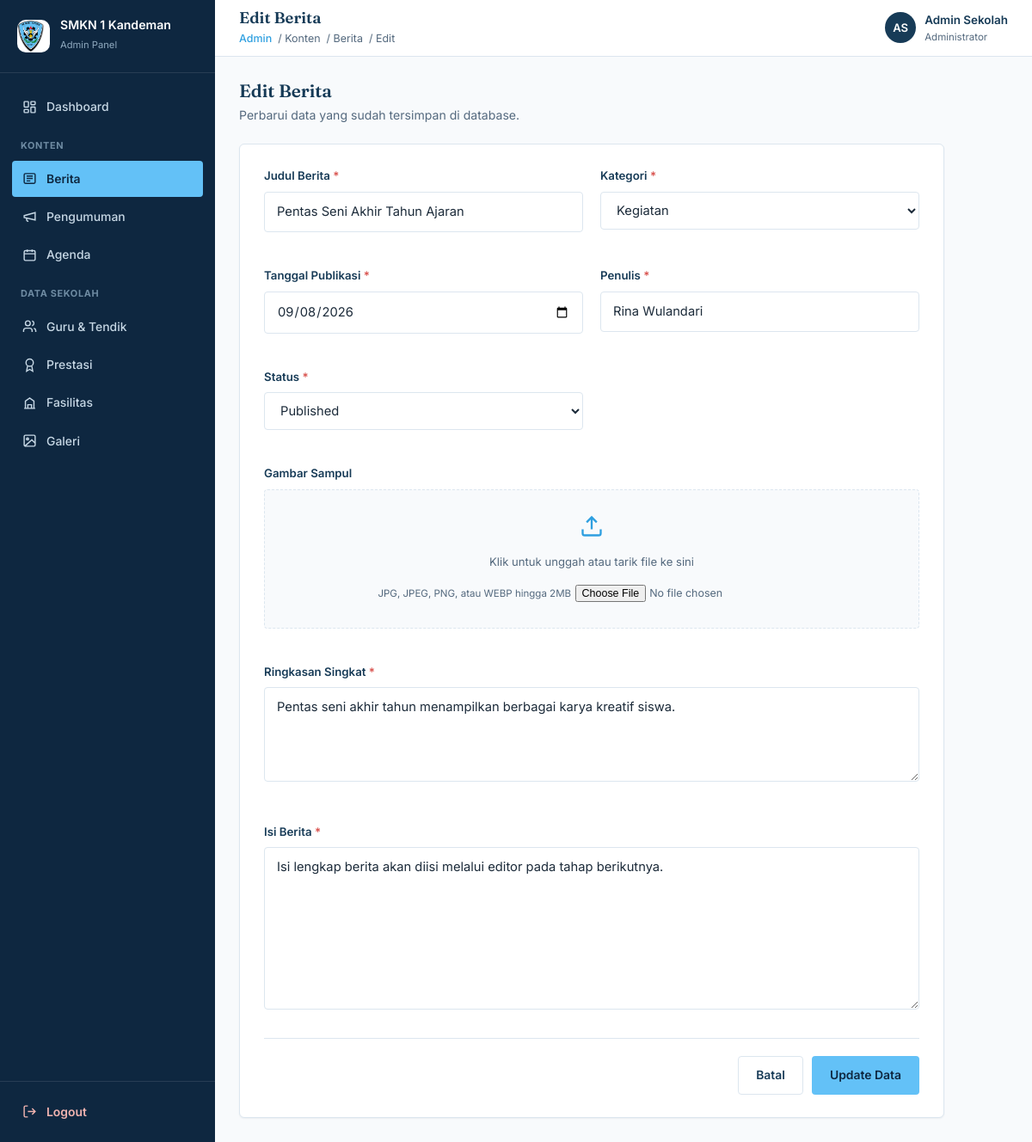
/admin/berita/edit.php?id=2 (signed in), run on the app's committed database.
### tables this page shows
CREATE TABLE IF NOT EXISTS berita (
    id INT UNSIGNED AUTO_INCREMENT PRIMARY KEY,
    judul VARCHAR(200) NOT NULL,
    kategori ENUM('Akademik','Kegiatan','Prestasi','Pengumuman') NOT NULL DEFAULT 'Kegiatan',
    penulis VARCHAR(100) NOT NULL,
    tanggal DATE NOT NULL,
    gambar VARCHAR(255) DEFAULT NULL,
    ringkasan TEXT,
    isi LONGTEXT,
    status ENUM('Published','Draft') NOT NULL DEFAULT 'Draft',
    created_at TIMESTAMP DEFAULT CURRENT_TIMESTAMP,
    updated_at TIMESTAMP DEFAULT CURRENT_TIMESTAMP ON UPDATE CURRENT_TIMESTAMP
);

### admin/berita/edit.php (the view, shortened to what this page needs)
<?php
require_once '../../config/koneksi.php';
$id = isset($_GET['id']) ? intval($_GET['id']) : (isset($_POST['id']) ? intval($_POST['id']) : 0);
$errors = [];
if ($_SERVER['REQUEST_METHOD'] === 'POST') {
    $judul = trim($_POST['judul'] ?? '');
    $kategori = trim($_POST['kategori'] ?? '');
    $tanggal = trim($_POST['tanggal'] ?? '');
    $penulis = trim($_POST['penulis'] ?? '');
    $status = trim($_POST['status'] ?? '');
    $ringkasan = trim($_POST['ringkasan'] ?? '');
    $isi = trim($_POST['isi'] ?? '');
    $gambar = handle_upload('gambar', __DIR__ . '/../uploads/berita/', $_POST['old_gambar'] ?? null);
    if ($judul === '') {
        $errors[] = 'Judul Berita wajib diisi.';
    }
    if ($kategori === '') {
        $errors[] = 'Kategori wajib diisi.';
    }
    if ($tanggal === '') {
        $errors[] = 'Tanggal Publikasi wajib diisi.';
    }
    if ($penulis === '') {
        $errors[] = 'Penulis wajib diisi.';
    }
    if ($status === '') {
        $errors[] = 'Status wajib diisi.';
    }
    if ($ringkasan === '') {
        $errors[] = 'Ringkasan Singkat wajib diisi.';
    }
    if ($isi === '') {
        $errors[] = 'Isi Berita wajib diisi.';
    }
    if (empty($errors)) {
        $stmt = mysqli_prepare($koneksi, "UPDATE berita SET judul = ?, kategori = ?, tanggal = ?, penulis = ?, status = ?, gambar = ?, ringkasan = ?, isi = ? WHERE id = ?");
        mysqli_stmt_bind_param($stmt, "ssssssssi", $judul, $kategori, $tanggal, $penulis, $status, $gambar, $ringkasan, $isi, $id);
        if (mysqli_stmt_execute($stmt)) {
            header('Location: index.php?msg=edit_sukses');
            exit;
        } else {
            $errors[] = 'Gagal memperbarui data: ' . mysqli_error($koneksi);
        }
    }
    $data = $_POST;
} else {
    $result = mysqli_query($koneksi, "SELECT * FROM berita WHERE id = " . $id . " LIMIT 1");
    $row = mysqli_fetch_assoc($result);
    $data = $row;
}
include '../includes/header.php';
include '../includes/sidebar.php';
?>
<div class="main-area">
    <?php include '../includes/topbar.php'; ?>
    <div class="content">
        <div class="page-head">
            <div>
                <h2>Edit Berita</h2>
                <p>Perbarui data yang sudah tersimpan di database.</p>
            </div>
        </div>
        <form class="form-panel" action="edit.php?id=<?php echo $id; ?>" method="post" enctype="multipart/form-data" autocomplete="off">
            <div class="form-grid">
                <div class="form-group">
                    <label for="judul">Judul Berita <span style="color:var(--danger);">*</span></label>
                    <input type="text" id="judul" name="judul" class="field-input" placeholder="Masukkan judul berita" value="<?php echo htmlspecialchars($data['judul'] ?? ''); ?>" required>
                </div>
                <div class="form-group">
                    <label for="kategori">Kategori <span style="color:var(--danger);">*</span></label>
                    <select id="kategori" name="kategori" class="field-input" required>
                        <option value="Kegiatan" <?php echo ((($data['kategori'] ?? '')) === 'Kegiatan') ? 'selected' : ''; ?>>Kegiatan</option>
                    </select>
                </div>
                <div class="form-group">
                    <label for="tanggal">Tanggal Publikasi <span style="color:var(--danger);">*</span></label>
                    <input type="date" id="tanggal" name="tanggal" class="field-input" value="<?php echo htmlspecialchars($data['tanggal'] ?? ''); ?>" required>
                </div>
                <div class="form-group">
                    <label for="penulis">Penulis <span style="color:var(--danger);">*</span></label>
                    <input type="text" id="penulis" name="penulis" class="field-input" placeholder="Nama penulis" value="<?php echo htmlspecialchars($data['penulis'] ?? ''); ?>" required>
                </div>
                <div class="form-group">
                    <label for="status">Status <span style="color:var(--danger);">*</span></label>
                    <select id="status" name="status" class="field-input" required>
                        <option value="Published" <?php echo ((($data['status'] ?? '')) === 'Published') ? 'selected' : ''; ?>>Published</option>
                    </select>
                </div>
                <div class="form-group full">
                    <label>Gambar Sampul</label>
                    <div class="upload-box">
                        <svg viewBox="0 0 24 24" fill="none" stroke="currentColor" stroke-width="2"><path d="M21 15v4a2 2 0 0 1-2 2H5a2 2 0 0 1-2-2v-4"/><path d="M17 8l-5-5-5 5"/><path d="M12 3v12"/></svg>
                        <p>Klik untuk unggah atau tarik file ke sini</p>
                        <span>JPG, JPEG, PNG, atau WEBP hingga 2MB</span>
                        <input type="file" name="gambar" accept=".jpg,.jpeg,.png,.webp" style="margin-top:12px;font-size:.78rem;">
                    </div>
                </div>
                <div class="form-group full">
                    <label for="ringkasan">Ringkasan Singkat <span style="color:var(--danger);">*</span></label>
                    <textarea id="ringkasan" name="ringkasan" class="field-input" placeholder="Ringkasan singkat yang tampil di daftar berita" rows="3" required><?php echo htmlspecialchars($data['ringkasan'] ?? ''); ?></textarea>
                </div>
                <div class="form-group full">
                    <label for="isi">Isi Berita <span style="color:var(--danger);">*</span></label>
                    <textarea id="isi" name="isi" class="field-input" placeholder="Tulis isi lengkap berita di sini..." rows="7" required><?php echo htmlspecialchars($data['isi'] ?? ''); ?></textarea>
                </div>
            </div>
            <div class="form-actions">
                <a href="index.php" class="btn btn-outline">Batal</a>
                <button type="submit" class="btn btn-primary">Update Data</button>
            </div>
        </form>
    </div>
<?php include '../includes/footer.php'; ?>

### admin/assets/css/admin.css (style rules this page uses)
:root { --navy:#173B57; --navy-dark:#0E2740; --navy-soft:#2C5578; --sky:#63C1F7; --sky-dark:#2E9FE0; --bg:#F8FAFC; --white:#FFFFFF; --ink:#1C2B3A; --text-secondary:#54697E; --border:#DCE6EF; --shadow: 0 1px 2px rgba(15,39,64,.06); --shadow-md: 0 4px 14px rgba(15,39,64,.08); --radius-lg: 6px; --radius-md: 4px; --danger:#D9534F; --danger-soft:#FBEAE9; --success:#2E9E5B; --success-soft:#E7F6ED; --warning:#C98A1F; --warning-soft:#FBF3E3; --sidebar-w: 250px; --topbar-h: 66px; }
* { box-sizing:border-box; }
button,input,textarea,select { font:inherit; }
button { margin:0;cursor:pointer; }
html { scroll-behavior:smooth; }
body { margin:0; font-family:'Inter',Arial,sans-serif; color:var(--ink); background:var(--bg); line-height:1.6; -webkit-font-smoothing:antialiased; }
h1,h2,h3,h4 { font-family:'Fraunces',Georgia,serif; color:var(--navy); margin:0; line-height:1.2; font-weight:600; }
p { margin:0; }
a { color:inherit;text-decoration:none; }
.field-input { width:100%; padding:11px 14px; border:1.5px solid var(--border); border-radius:var(--radius-md); background:var(--white); font-size:.92rem; color:var(--ink); transition:border-color .15s ease; }
.btn { display:inline-flex;align-items:center;justify-content:center;gap:8px; padding:10px 20px;border-radius:var(--radius-md); font-weight:600;font-size:.87rem; border:1.5px solid transparent;cursor:pointer; transition:background .15s ease, color .15s ease, border-color .15s ease; white-space:nowrap; }
.btn-primary { background:var(--sky);color:var(--navy-dark); }
.btn-outline { border-color:var(--border);color:var(--navy);background:var(--white); }
.main-area { flex:1; margin-left:var(--sidebar-w); display:flex; flex-direction:column; min-width:0; }
.content { padding:28px;flex:1; }
.page-head { display:flex;align-items:flex-start;justify-content:space-between; flex-wrap:wrap;gap:14px; margin-bottom:22px; }
.page-head h2 { font-size:1.3rem; }
.page-head p { color:var(--text-secondary);font-size:.88rem;margin-top:4px; }
.form-panel { background:var(--white);border:1px solid var(--border);border-radius:var(--radius-lg); box-shadow:var(--shadow);padding:26px 28px;max-width:820px; }
.form-grid { display:grid;grid-template-columns:1fr 1fr;gap:20px; }
.form-group { margin-bottom:20px; }
.form-group.full { grid-column:1/-1; }
.form-group label { display:block;font-size:.83rem;font-weight:600;color:var(--navy);margin-bottom:7px; }
textarea.field-input { resize:vertical;min-height:110px; }
.upload-box { border:1.5px dashed var(--border);border-radius:var(--radius-md); padding:28px 16px;text-align:center;color:var(--text-secondary); background:var(--bg); }
.upload-box svg { width:28px;height:28px;stroke:var(--sky-dark);margin:0 auto 10px; }
.upload-box p { font-size:.82rem;margin-bottom:4px; }
.upload-box span { font-size:.72rem; }
.form-actions { display:flex;gap:10px;justify-content:flex-end; margin-top:6px;padding-top:20px;border-top:1px solid var(--border); }

### data on the page
berita: judul "Pentas Seni Akhir Tahun Ajaran", kategori "Kegiatan", tanggal "09/08/2026", penulis "Rina Wulandari", status "Published", ringkasan "Pentas seni akhir tahun menampilkan berbagai karya kreatif siswa.", isi "Isi lengkap berita akan diisi melalui editor pada tahap berikutnya."

### other printed values
$pageTitle "Edit Berita"
$crumb "Konten"
$crumb "Berita"
$crumb "Edit"
$initials "AS"
$adminNama "Admin Sekolah"
